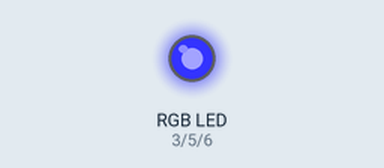
A sketch run on a simulated Arduino Uno, built with avr-gcc and run on an emulated ATmega328P. Shown: an RGB LED mixed from three pins (HIGH = lit).

Above: at 0.05 s.
At 1.5 s:
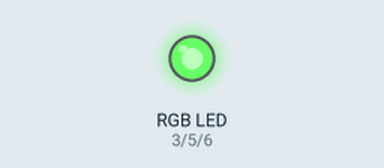
At 2.25 s:
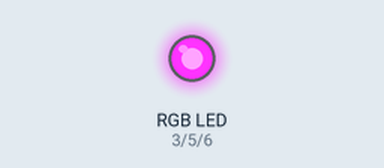
At 3.0 s:
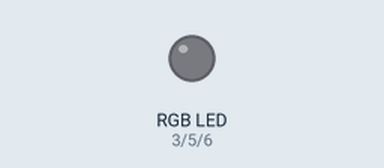
Timing chart, 0 to 6.9 s (numbered marks = the images above):
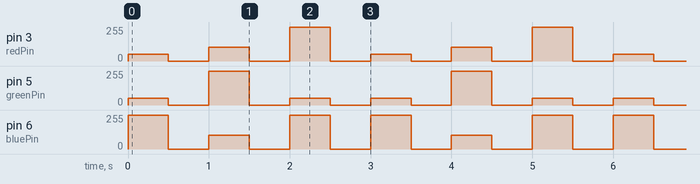

The sketch:

RGB_.ino
```cpp
int redPin=3;
int greenPin=5;
int bluePin=6;
void setup() {
  pinMode(redPin,OUTPUT);
  pinMode(greenPin,OUTPUT);
  pinMode(bluePin,OUTPUT);
  // put your setup code here, to run once:

}

void loop() {
  colorLED(51,51,255);
  delay(500);
  colorLED(0,0,0);
  delay(500);
  colorLED(102,255,102);
  delay(500);
  colorLED(0,0,0);
  delay(500);
  colorLED(255,51,255);
  delay(500);
  colorLED(0,0,0);
  delay(500);
  // put your main code here, to run repeatedly:

}

void colorLED(int Pin1,int Pin2,int Pin3){
  analogWrite(redPin,Pin1);
  analogWrite(greenPin,Pin2);
  analogWrite(bluePin,Pin3);
}
```

Measured:
- by itself, pin 3 (redPin): repeats every 3.0 s: 0/255 0.50 s, 102/255 0.50 s, 0/255 0.50 s, 255/255 0.50 s, 0/255 0.50 s, 51/255 0.50 s
- by itself, pin 5 (greenPin): repeats every 3.0 s: 0/255 0.50 s, 255/255 0.50 s, 2 × (0/255 0.50 s, 51/255 0.50 s)
- by itself, pin 6 (bluePin): repeats every 3.0 s: 0/255 0.50 s, 102/255 0.50 s, 2 × (0/255 0.50 s, 255/255 0.50 s)
